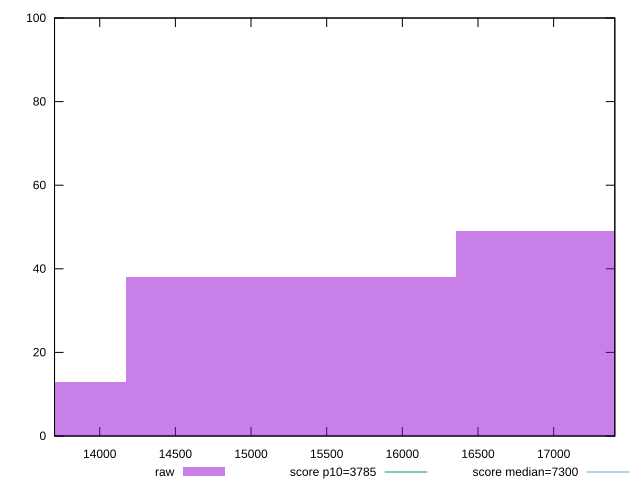

Generate this figure with gnuplot:
reset

$raw <<EOF
17448.328688960977 49
15267.287602840855 38
13086.246516720734 13
EOF

set key outside below
set boxwidth 2181.041086120122
set xrange [13701.3285:17404.290499999996]
set yrange [0:100]
set trange [0:100]
set style fill transparent solid 0.5 noborder

set parametric
set terminal svg size 640, 490 enhanced background rgb 'white'
set output "reprap/interactive/samples/pages+cached+noexternal+nomedia/raw/histogram.svg"

plot $raw title "raw" with boxes, \
     3785,t title "score p10=3785", \
     7300,t title "score median=7300"

reset
